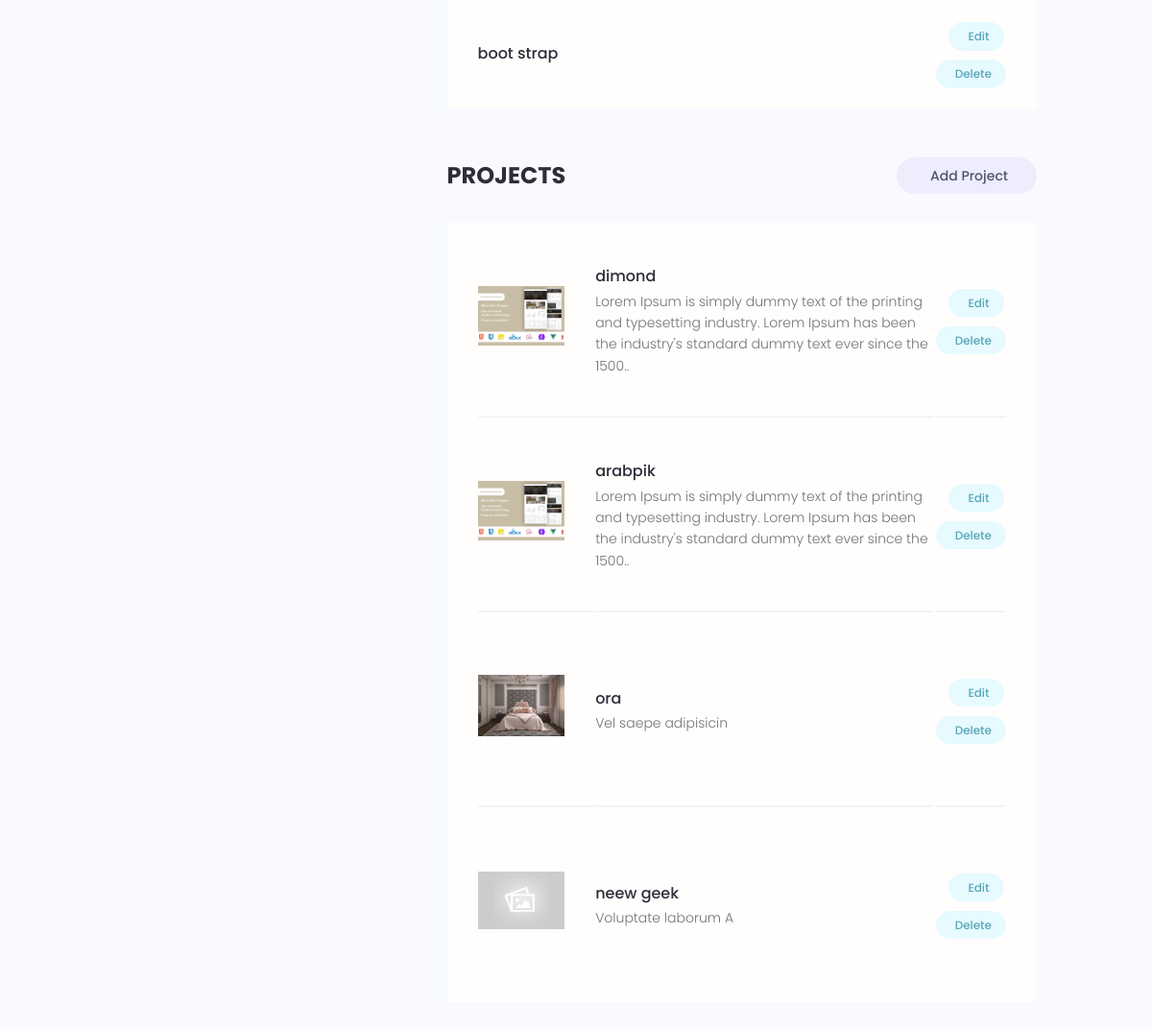
/account/ (signed in, lower part), run on an earlier commit of the app's database.
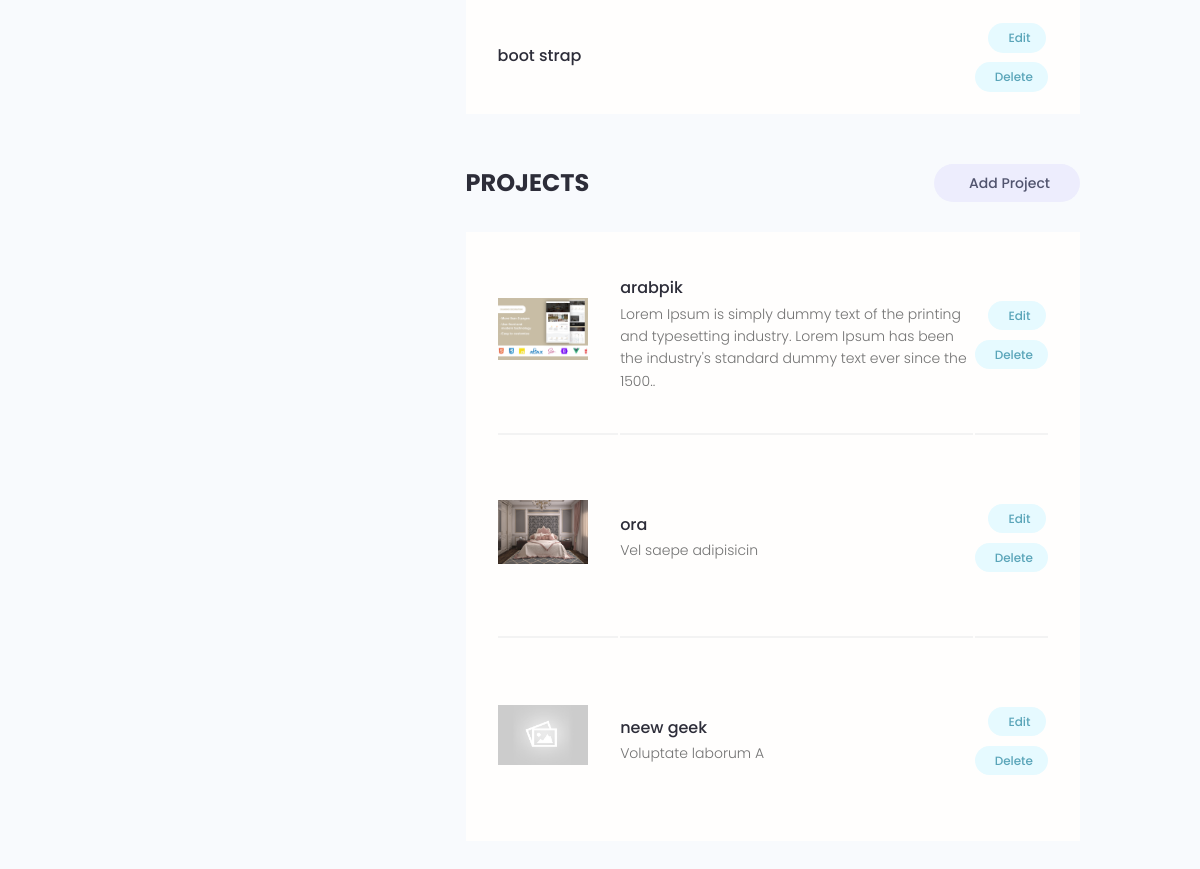
And on a later commit of the database.
### users/models.py (models this page shows, shortened)
class Skill(models.Model):
    id = models.UUIDField(default=uuid.uuid4, unique=True,
                            primary_key=True, editable=False)
    owner = models.ForeignKey(Profile, on_delete=models.CASCADE)
    name = models.CharField(max_length=200, null=True, blank=True)
    description = models.TextField(null=True, blank=True)
    created = models.DateTimeField(auto_now_add=True)

### projects/models.py (models this page shows, shortened)
class Project(models.Model):
    id = models.UUIDField(default=uuid.uuid4, unique=True, primary_key=True, editable=False)
    owner = models.ForeignKey(Profile, null=True, blank=True, on_delete=models.SET_NULL)
    title = models.CharField(max_length=2000)
    description = models.TextField(null=True, blank=True)
    image = models.ImageField(default="default.jpg")
    tags = models.ManyToManyField('Tag', blank=True)
    demo_link = models.URLField(max_length=2000, null=True, blank=True)
    source_link = models.URLField(max_length=2000, null=True, blank=True)
    vote_total = models.IntegerField(default=0, null=True, blank=True)
    vote_ratio = models.IntegerField(default=0, null=True, blank=True)
    created = models.DateTimeField(auto_now_add=True)

### users/views.py (the view)
# urls.py: path('account/', views.userAccount, name="account"),
@login_required
def userAccount(request):
    profile = request.user.profile
    skills = profile.skill_set.all()
    projects = profile.project_set.all()
    context = {
        "profile": profile,
        "skills": skills,
        "projects": projects
    }
    return render(request, "users/account.html", context)

### users/templates/users/account.html (shortened to what this page needs)
{% extends 'main.html' %}
{% block content %}
<main class="settingsPage profile my-md">
    <div class="container">
        <div class="layout">
            <div class="column column--1of3">
            </div>
            <div class="column column--2of3">
                <table class="settings__table">
                    {% for skill in skills %}
                    <tr>
                        <td class="settings__tableInfo">
                            <h4>{{skill.name}}</h4>
                        </td>
                        <td class="settings__tableActions">
                            <a class="tag tag--pill tag--main settings__btn" href="#">
                                Edit</a>
                            <a class="tag tag--pill tag--main settings__btn" href="#"> Delete</a>
                        </td>
                    </tr>
                    {% endfor %}
                </table>
                <div class="settings">
                    <h3 class="settings__title">Projects</h3>
                    <a class="tag tag--pill tag--sub settings__btn tag--lg" href="{% url 'create-project' %}"> Add
                        Project</a>
                </div>
                <table class="settings__table">
                    {% for project in projects %}
                    <tr>
                        <td class="settings__thumbnail">
                            <a href="{% url 'project' project.id %}"><img src="{{project.image.url}}" alt="Project Thumbnail" /></a>
                        </td>
                        <td class="settings__tableInfo">
                            <a href="{% url 'project' project.id %}">{{project.title}}</a>
                            <p>
                                {% if project.description|length > 150 %}
                                    {{project.description|slice:"150"}}..
                                {% else %}
                                    {{project.description}}
                                {% endif %}
                            </p>
                        </td>
                        <td class="settings__tableActions">
                            <a class="tag tag--pill tag--main settings__btn" href="{% url 'update-project' project.id %}">
                                Edit</a>
                            <a class="tag tag--pill tag--main settings__btn" href="{% url 'delete-project' project.id %}"> Delete</a>
                        </td>
                    </tr>
                    {% endfor %}
                </table>
            </div>
        </div>
    </div>
</main>
{% endblock %}

What changed in the data, as far as the page shows it:
removed Project: image (picture), title "dimond", description "Lorem Ipsum is simply dummy text of the printing and typesetting industry. Lorem Ipsum has been the industry's standard dummy text ever since the 1500"
